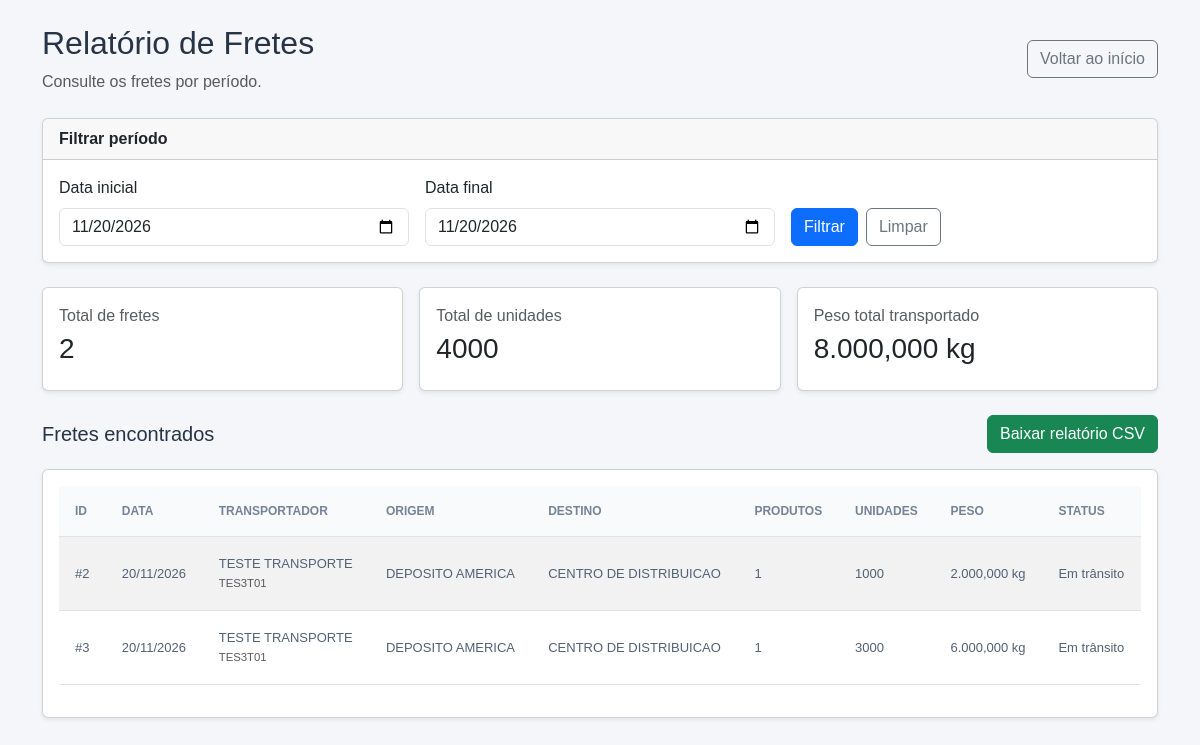
The app's page /relatorios/fretes.php with its own data.
### tables this page shows
CREATE TABLE `fretes` (
  `id` int(11) NOT NULL,
  `transportador_id` int(11) NOT NULL,
  `origem_id` int(11) NOT NULL,
  `destino_id` int(11) NOT NULL,
  `data_frete` date NOT NULL,
  `previsao_entrega` date DEFAULT NULL,
  `status` enum('Pendente','Em trânsito','Entregue','Cancelado') DEFAULT 'Pendente',
  `observacoes` text DEFAULT NULL,
  `criado_em` timestamp NULL DEFAULT current_timestamp()
);

CREATE TABLE `transportadores` (
  `id` int(11) NOT NULL,
  `nome` varchar(150) NOT NULL,
  `tipo` enum('PF','PJ') DEFAULT 'PF',
  `documento` varchar(20) DEFAULT NULL,
  `telefone` varchar(20) DEFAULT NULL,
  `email` varchar(150) DEFAULT NULL,
  `tipo_veiculo` varchar(100) DEFAULT NULL,
  `placa` varchar(10) DEFAULT NULL,
  `capacidade_kg` decimal(10,2) DEFAULT NULL,
  `ativo` tinyint(1) DEFAULT 1,
  `criado_em` timestamp NULL DEFAULT current_timestamp()
);

CREATE TABLE `enderecos` (
  `id` int(11) NOT NULL,
  `identificacao` varchar(100) NOT NULL,
  `destinatario` varchar(150) DEFAULT NULL,
  `cep` varchar(9) DEFAULT NULL,
  `rua` varchar(150) NOT NULL,
  `numero` varchar(20) DEFAULT NULL,
  `complemento` varchar(100) DEFAULT NULL,
  `bairro` varchar(100) DEFAULT NULL,
  `cidade` varchar(100) NOT NULL,
  `estado` char(2) NOT NULL,
  `referencia` varchar(255) DEFAULT NULL,
  `criado_em` timestamp NULL DEFAULT current_timestamp()
);

### relatorios/fretes.php (the view, shortened to what this page needs)
<?php
require_once __DIR__ . '/../config/database.php';
$dataInicio = $_GET['data_inicio'] ?? date('Y-m-d');
$dataFim = $_GET['data_fim'] ?? date('Y-m-d');
$fretes = [];
if (
    preg_match('/^\d{4}-\d{2}-\d{2}$/', $dataInicio) &&
    preg_match('/^\d{4}-\d{2}-\d{2}$/', $dataFim) &&
    $dataInicio <= $dataFim
) {
    $stmt = $pdo->prepare("
        SELECT
            f.id,
            f.data_frete,
            f.previsao_entrega,
            f.status,
            f.observacoes,
            t.nome AS transportador,
            t.placa,
            o.identificacao AS origem,
            d.identificacao AS destino,
            COUNT(DISTINCT fp.id) AS total_itens,
            COALESCE(SUM(fp.quantidade), 0) AS total_unidades,
            COALESCE(SUM(fp.quantidade * p.peso_kg), 0) AS peso_total
        FROM fretes f
        INNER JOIN transportadores t
            ON t.id = f.transportador_id
        INNER JOIN enderecos o
            ON o.id = f.origem_id
        INNER JOIN enderecos d
            ON d.id = f.destino_id
        LEFT JOIN frete_produtos fp
            ON fp.frete_id = f.id
        LEFT JOIN produtos p
            ON p.id = fp.produto_id
        WHERE f.data_frete BETWEEN :inicio AND :fim
        GROUP BY f.id
        ORDER BY f.data_frete ASC, f.id ASC
    ");
    $stmt->execute([
        ':inicio' => $dataInicio,
        ':fim' => $dataFim
    ]);
    $fretes = $stmt->fetchAll();
}
function e($valor) {
    return htmlspecialchars((string) $valor, ENT_QUOTES, 'UTF-8');
}
$totalFretes = count($fretes);
$totalUnidades = 0;
$pesoGeral = 0;
foreach ($fretes as $frete) {
    $totalUnidades += (int) $frete['total_unidades'];
    $pesoGeral += (float) $frete['peso_total'];
}
?>
<!DOCTYPE html>
<html lang="pt-BR">
<head>
    <link
        href="https://cdn.jsdelivr.net/npm/bootstrap@5.3.3/dist/css/bootstrap.min.css"
        rel="stylesheet"
    >
    <link rel="stylesheet" href="../assets/css/style.css">
</head>
<body>
<div class="container py-4">
    <div class="d-flex justify-content-between align-items-center mb-4">
        <div>
            <h2>Relatório de Fretes</h2>
            <p class="text-muted mb-0">
                Consulte os fretes por período.
            </p>
        </div>
        <a href="../index.php" class="btn btn-outline-secondary">
            Voltar ao início
        </a>
    </div>
    <div class="card shadow-sm mb-4">
        <div class="card-header">
            <strong>Filtrar período</strong>
        </div>
        <div class="card-body">
            <form method="GET" class="row g-3">
                <div class="col-md-4">
                    <label class="form-label">Data inicial</label>
                    <input
                        type="date"
                        name="data_inicio"
                        class="form-control"
                        value="<?= e($dataInicio) ?>"
                        required
                    >
                </div>
                <div class="col-md-4">
                    <label class="form-label">Data final</label>
                    <input
                        type="date"
                        name="data_fim"
                        class="form-control"
                        value="<?= e($dataFim) ?>"
                        required
                    >
                </div>
                <div class="col-md-4 d-flex align-items-end gap-2">
                    <button type="submit" class="btn btn-primary">
                        Filtrar
                    </button>
                    <a
                        href="fretes.php"
                        class="btn btn-outline-secondary"
                    >
                        Limpar
                    </a>
                </div>
            </form>
        </div>
    </div>
    <div class="row g-3 mb-4">
        <div class="col-md-4">
            <div class="card shadow-sm">
                <div class="card-body">
                    <p class="text-muted mb-1">Total de fretes</p>
                    <h3><?= $totalFretes ?></h3>
                </div>
            </div>
        </div>
        <div class="col-md-4">
            <div class="card shadow-sm">
                <div class="card-body">
                    <p class="text-muted mb-1">Total de unidades</p>
                    <h3><?= $totalUnidades ?></h3>
                </div>
            </div>
        </div>
        <div class="col-md-4">
            <div class="card shadow-sm">
                <div class="card-body">
                    <p class="text-muted mb-1">Peso total transportado</p>
                    <h3>
                        <?= number_format($pesoGeral, 3, ',', '.') ?> kg
                    </h3>
                </div>
            </div>
        </div>
    </div>
    <div class="d-flex justify-content-between align-items-center mb-3">
        <h5 class="mb-0">Fretes encontrados</h5>
        <?php if (
            preg_match('/^\d{4}-\d{2}-\d{2}$/', $dataInicio) &&
            preg_match('/^\d{4}-\d{2}-\d{2}$/', $dataFim) &&
            $dataInicio <= $dataFim
        ): ?>
            <a
                href="?data_inicio=<?= e($dataInicio) ?>&data_fim=<?= e($dataFim) ?>&exportar=csv"
                class="btn btn-success"
            >
                Baixar relatório CSV
            </a>
        <?php endif; ?>
    </div>
    <div class="card shadow-sm">
        <div class="card-body">
            <div class="table-responsive">
                <table class="table table-striped table-hover align-middle">
                    <thead>
                        <tr>
                            <th>ID</th>
                            <th>Data</th>
                            <th>Transportador</th>
                            <th>Origem</th>
                            <th>Destino</th>
                            <th>Produtos</th>
                            <th>Unidades</th>
                            <th>Peso</th>
                            <th>Status</th>
                        </tr>
                    </thead>
                    <tbody>
                    <?php if (count($fretes) > 0): ?>
                        <?php foreach ($fretes as $frete): ?>
                            <tr>
                                <td>#<?= e($frete['id']) ?></td>
                                <td>
                                    <?= date('d/m/Y', strtotime($frete['data_frete'])) ?>
                                </td>
                                <td>
                                    <?= e($frete['transportador']) ?>
                                    <br>
                                    <small class="text-muted">
                                        <?= e($frete['placa']) ?>
                                    </small>
                                </td>
                                <td><?= e($frete['origem']) ?></td>
                                <td><?= e($frete['destino']) ?></td>
                                <td><?= e($frete['total_itens']) ?></td>
                                <td><?= e($frete['total_unidades']) ?></td>
                                <td>
                                    <?= number_format(
                                        (float) $frete['peso_total'],
                                        3,
                                        ',',
                                        '.'
                                    ) ?> kg
                                </td>
                                <td>
                                    <?= e($frete['status']) ?>
                                </td>
                            </tr>
                        <?php endforeach; ?>
                    <?php endif; ?>
                    </tbody>
                </table>
            </div>
        </div>
    </div>
</div>
</body>
</html>

### assets/css/style.css (style rules this page uses)
* { margin: 0; padding: 0; box-sizing: border-box; }
body { background: #f4f6fa; font-family: Arial, Helvetica, sans-serif; color: #263445; }
.table thead th { background: #f8fafc; color: #758397; font-size: 12px; text-transform: uppercase; padding: 16px; white-space: nowrap; }
.table tbody td { padding: 17px 16px; font-size: 13px; color: #526176; white-space: nowrap; }
.form-control, .form-select, textarea { text-transform: uppercase; }

### records on screen
fretes: id "2", data_frete "20/11/2026", transportador.nome "TESTE TRANSPORTE", transportador.placa "TES3T01", origem.identificacao "DEPOSITO AMERICA", destino.identificacao "CENTRO DE DISTRIBUICAO", total_itens "1", total_unidades "1000", peso_total "2.000,000", status "Em trânsito"
fretes: id "3", data_frete "20/11/2026", transportador.nome "TESTE TRANSPORTE", transportador.placa "TES3T01", origem.identificacao "DEPOSITO AMERICA", destino.identificacao "CENTRO DE DISTRIBUICAO", total_itens "1", total_unidades "3000", peso_total "6.000,000", status "Em trânsito"

### other values on screen
$totalFretes "2"
$totalUnidades "4000"
$pesoGeral "8.000,000"
